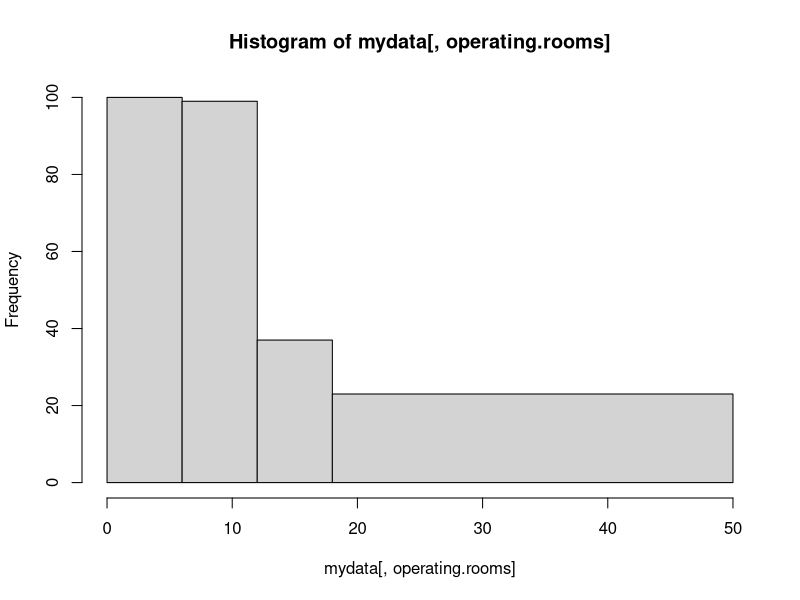
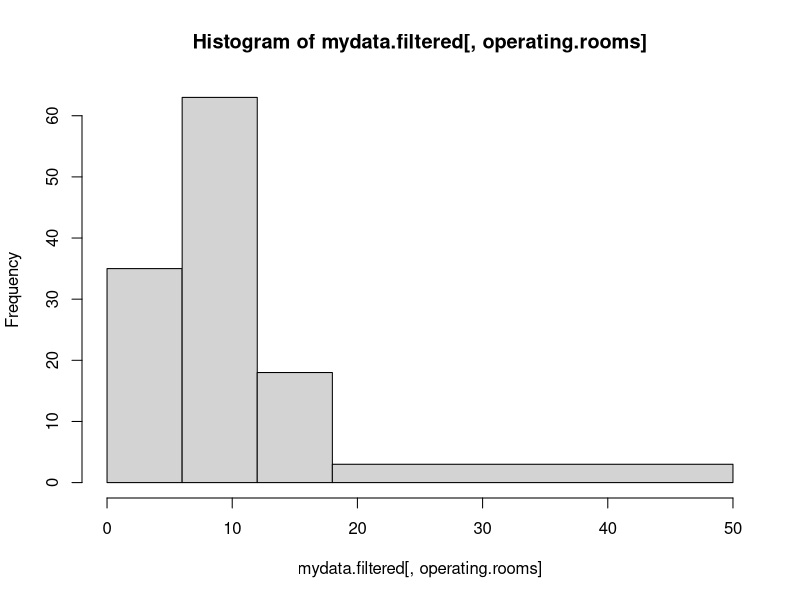

Generate these figures, in order, with R:
cat('\014')
library(data.table)
mydata <- fread('ohspd_surgery_2015_report_card.csv')

# find academic hospitals
mydata[, is.academic := 0]
mydata[facility.owner %like% "UNIVERSITY" |
         facility.owner %like% "UC" |
         facility.hospital.name %like% "USC" |
         facility.hospital.name %like% "UCLA" |
         facility.hospital.name %like% "UNIVERSITY",
       is.academic := 1]

# break-down hospitals by size
hospital_breaks <- c(0,6,12,18,50)
hist(mydata[, operating.rooms], breaks=hospital_breaks, freq=TRUE)

# hospitals owned by big groups (>=4 hospitals by the same owner or owned by HCA)
hospital_management_data <- mydata[,
                                   .(facility.owner, .N),
                                   by=facility.owner][N>=4 |
                                                        facility.owner %like% "^HCA"][order(-N)]
mydata[, is.management.owned := 0]
mydata[, is.management.owned := ifelse(.N>=4 |
                                         facility.owner %like% "^HCA", 1, 0),
       by=facility.owner]
mydata.filtered <- mydata[is.management.owned == 0 & 
                            is.academic == 0 & 
                            operating.rooms >= 5 & 
                            operating.rooms <= 20, ]
hist(mydata.filtered[, operating.rooms], breaks=hospital_breaks, freq=TRUE)
 